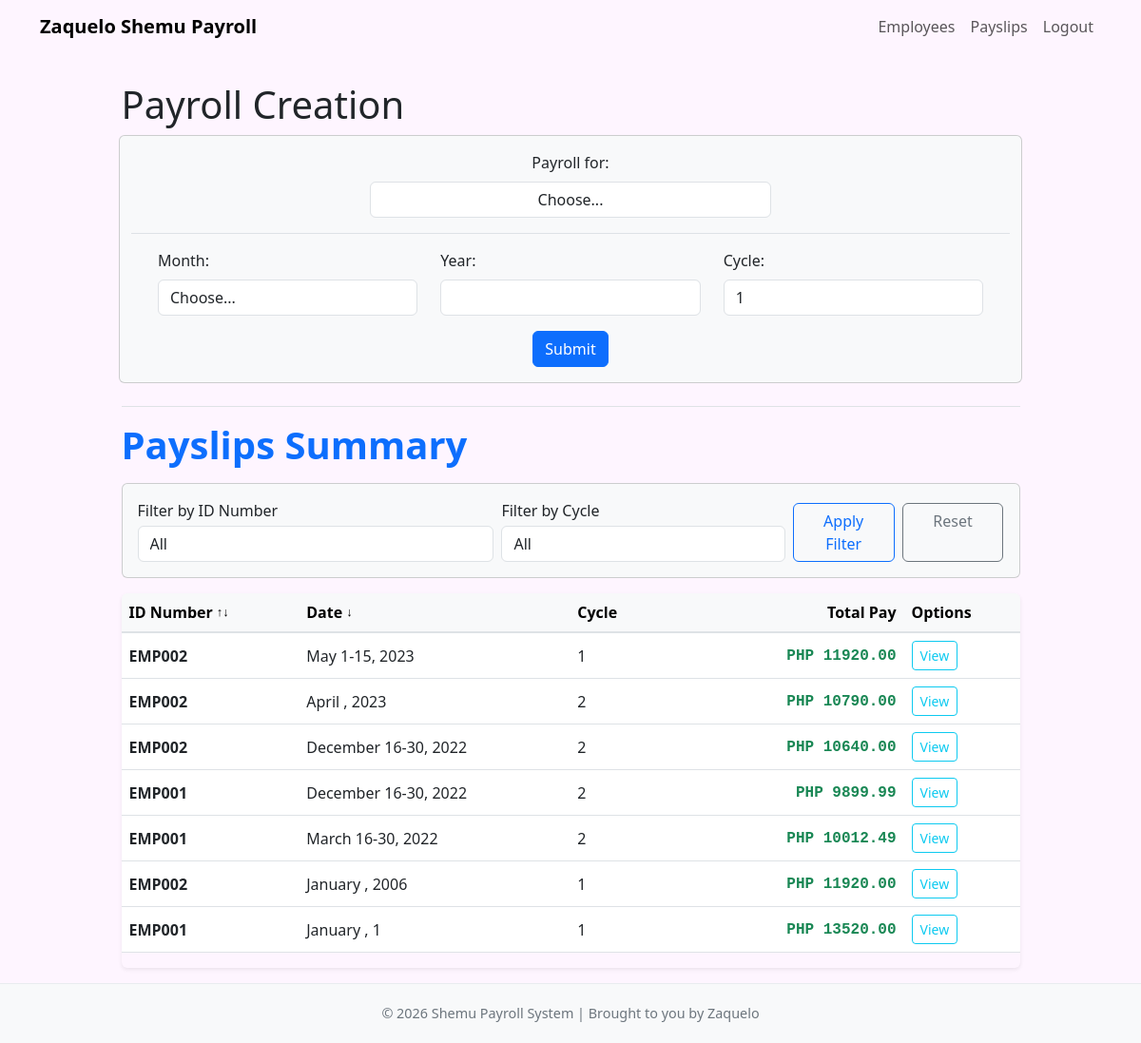
Page /payslips/ (signed in) on the earlier database version.
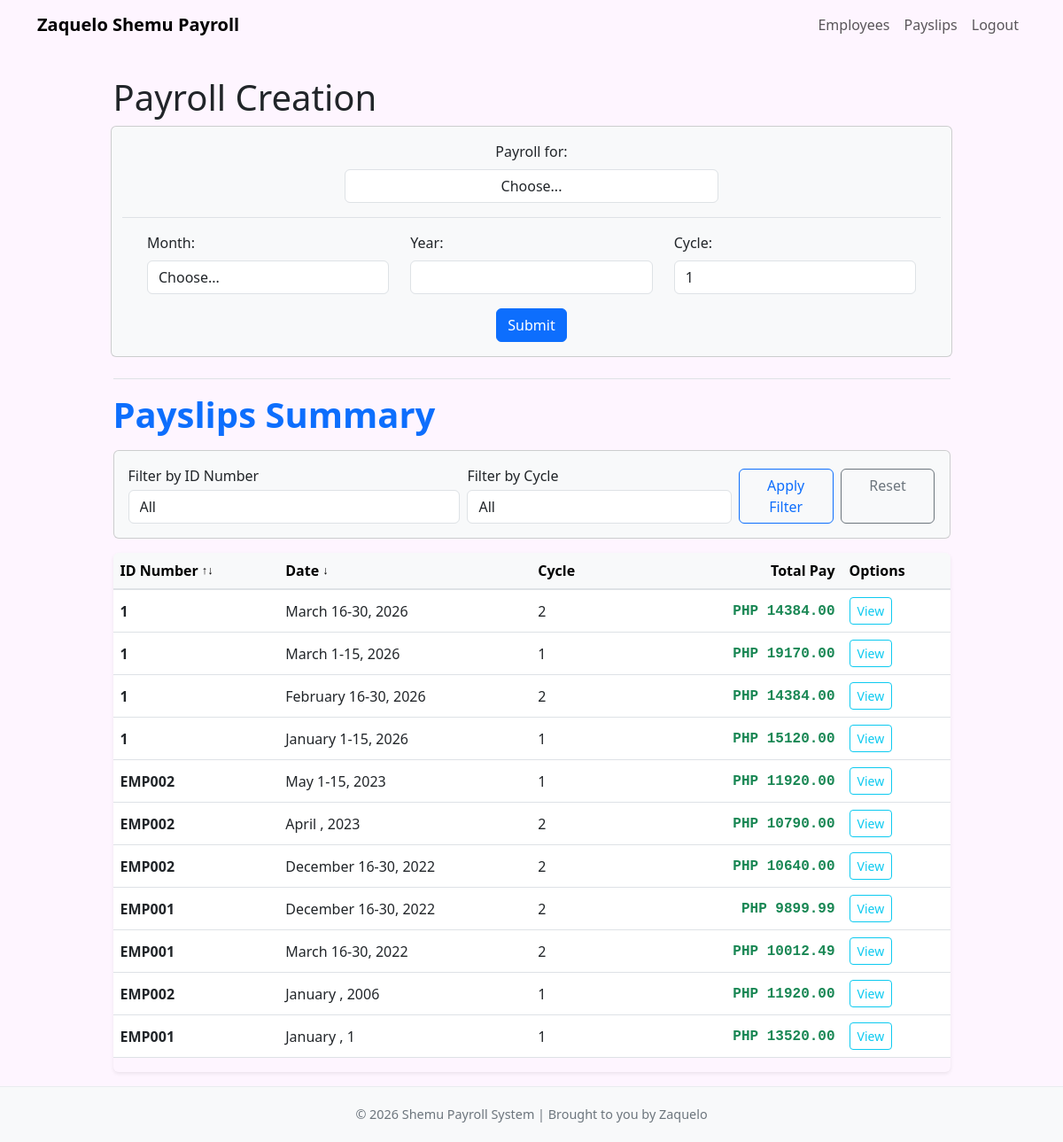
Same page on the later database version.
### payroll_app/models.py (models this page shows, shortened)
class Payslip(models.Model):
    id_number = models.ForeignKey(Employee, on_delete=models.CASCADE)
    month = models.CharField(max_length=100)
    date_range = models.CharField(max_length=100)
    year = models.CharField(max_length=4)
    pay_cycle = models.IntegerField()
    rate = models.FloatField()
    earnings_allowance = models.FloatField(default=0)
    overtime = models.FloatField(default=0)
    deductions_tax = models.FloatField(default=0)
    deductions_health = models.FloatField(default=0)
    pag_ibig = models.FloatField(default=0)
    sss = models.FloatField(default=0)
    total_pay = models.FloatField(default=0)

class Employee(models.Model):
    name = models.CharField(max_length=255)
    id_number = models.CharField(max_length=100, unique=True)
    rate = models.FloatField()
    overtime_pay = models.FloatField(null=True, blank=True, default=0)
    allowance = models.FloatField(null=True, blank=True, default=0)

### payroll_app/views.py (the view, shortened to what this page needs)
# urls.py: path('payslips/', views.payslips_list, name='payslips_list'),
@login_required
def payslips_list(request):
    selected_id = request.GET.get("id_number", "all")
    selected_cycle = request.GET.get("pay_cycle", "all")
    sort_by = request.GET.get("sort_by", "date")
    sort_order = request.GET.get("sort_order", "desc")
    if sort_order not in {"asc", "desc"}:
        sort_order = "desc"
    if sort_by not in {"id_number", "date"}:
        sort_by = "date"
    payslips = Payslip.objects.all()
    employees = Employee.objects.all()
    if selected_id != "all":
        payslips = payslips.filter(id_number__id_number=selected_id)
    if selected_cycle in {"1", "2"}:
        payslips = payslips.filter(pay_cycle=int(selected_cycle))
    payslips = _apply_payslip_sorting(payslips, sort_by, sort_order)
    return render(request, 'payroll_app/payslips/payslips_list.html', {
        'payslips': payslips,
        'employees': employees,
        'selected_id': selected_id,
        'selected_cycle': selected_cycle,
        'sort_by': sort_by,
        'sort_order': sort_order,
    })

### payroll_app/views.py (called while the page is built)
def _is_admin(user):
    return user.is_staff or user.is_superuser

def _require_admin(request):
    return _is_admin(request.user)

### payroll_app/templates/payroll_app/payslips/payslips_list.html (shortened to what the changed rows need)
{% extends 'payroll_app/base.html' %}
{% block content %}
<div class="row justify-content-center py-3">
    {% if request.user.is_staff or request.user.is_superuser %}
    <h1 style="width: 85%">Payroll Creation</h1>
    {% endif %}
    <div style="width: 85%">
        <div class="d-flex justify-content-between align-items-center mb-3 mt-3">
            <h1 class="fw-bold text-primary mb-0">Payslips Summary</h1>
        </div>
        <div class="table-responsive shadow-sm rounded">
            <table class="table table-hover align-middle">
                <thead class="table-light table-header-separator">
                    <tr>
                        <th scope="col">
                            <a class="sort-link" href="?id_number={{ selected_id }}&pay_cycle={{ selected_cycle }}&sort_by=id_number&sort_order={% if sort_by == 'id_number' and sort_order == 'asc' %}desc{% else %}asc{% endif %}">
                                ID Number
                                <span class="sort-arrow">
                                    {% if sort_by == 'id_number' %}
                                        {% if sort_order == 'asc' %}&uarr;{% else %}&darr;{% endif %}
                                    {% else %}
                                        &uarr;&darr;
                                    {% endif %}
                                </span>
                            </a>
                        </th>
                        <th scope="col">
                            <a class="sort-link" href="?id_number={{ selected_id }}&pay_cycle={{ selected_cycle }}&sort_by=date&sort_order={% if sort_by == 'date' and sort_order == 'asc' %}desc{% else %}asc{% endif %}">
                                Date
                                <span class="sort-arrow">
                                    {% if sort_by == 'date' %}
                                        {% if sort_order == 'asc' %}&uarr;{% else %}&darr;{% endif %}
                                    {% else %}
                                        &uarr;&darr;
                                    {% endif %}
                                </span>
                            </a>
                        </th>
                        <th scope="col">Cycle</th>
                        <th scope="col" class="text-end total-pay-header">Total Pay</th>
                        <th scope="col">Options</th>
                    </tr>
                </thead>
                <tbody>
                    {% for p in payslips %}
                        <tr>
                            <td class="fw-semibold">{{ p.id_number.id_number }}</td>
                            <td>{{ p.month }} {{ p.date_range }}, {{ p.year }}</td>
                            <td>{{ p.pay_cycle }}</td>
                            <td class="text-success fw-bold text-end pay-value">PHP {{ p.total_pay|floatformat:2 }}</td>
                            <td>
                                <a href="{% url 'view_payslip' pk=p.pk %}"
                                   class="btn btn-outline-info btn-sm">
                                    View
                                </a>
                            </td>
                        </tr>
                    {% empty %}
                        <tr>
                            <td colspan="5" class="text-center text-muted py-4">
                                No payslips found.
                            </td>
                        </tr>
                    {% endfor %}
                </tbody>
            </table>
        </div>
    </div>
</div>
{% endblock %}

Differences in the rows shown:
added Payslip: id_number.id_number "1", month "March", date_range "16-30", year "2026", pay_cycle "2", total_pay "14384.00"
added Payslip: id_number.id_number "1", month "March", date_range "1-15", year "2026", pay_cycle "1", total_pay "19170.00"
added Payslip: id_number.id_number "1", month "February", date_range "16-30", year "2026", pay_cycle "2", total_pay "14384.00"
added Payslip: id_number.id_number "1", month "January", date_range "1-15", year "2026", pay_cycle "1", total_pay "15120.00"
